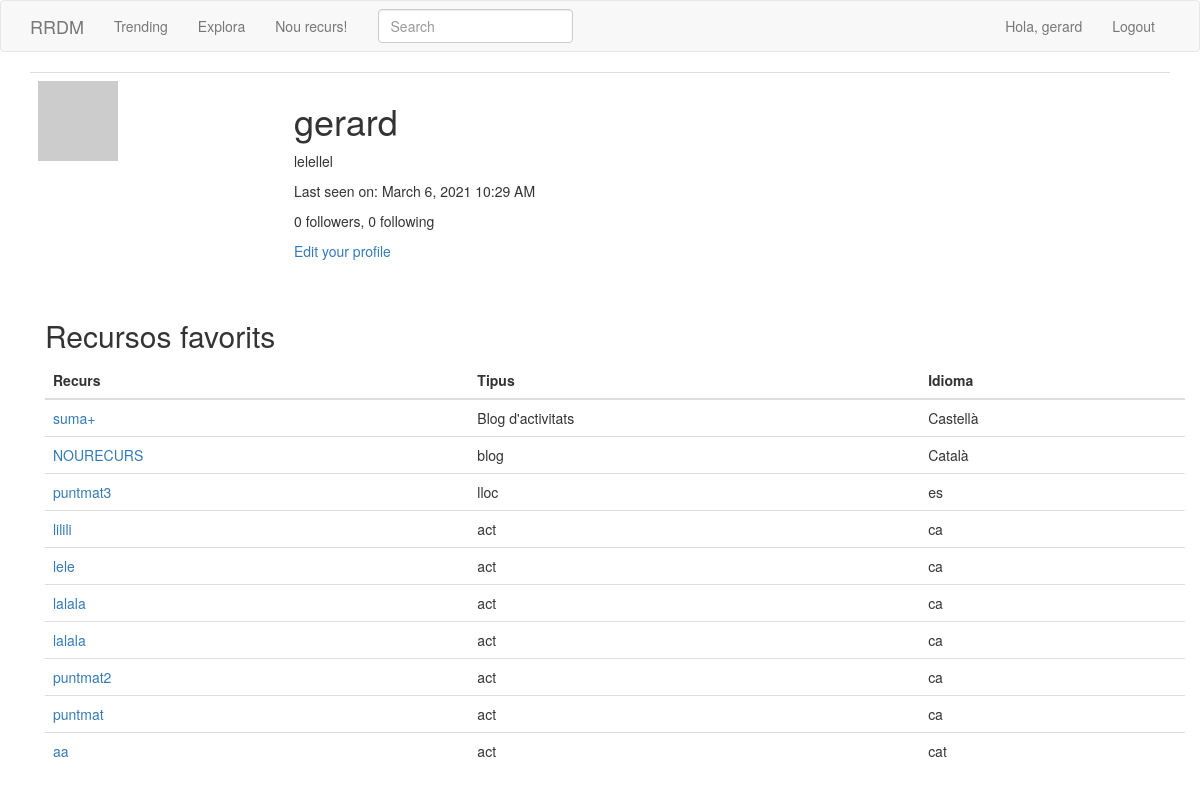
Before: /user/gerard (signed in) with the older database file.
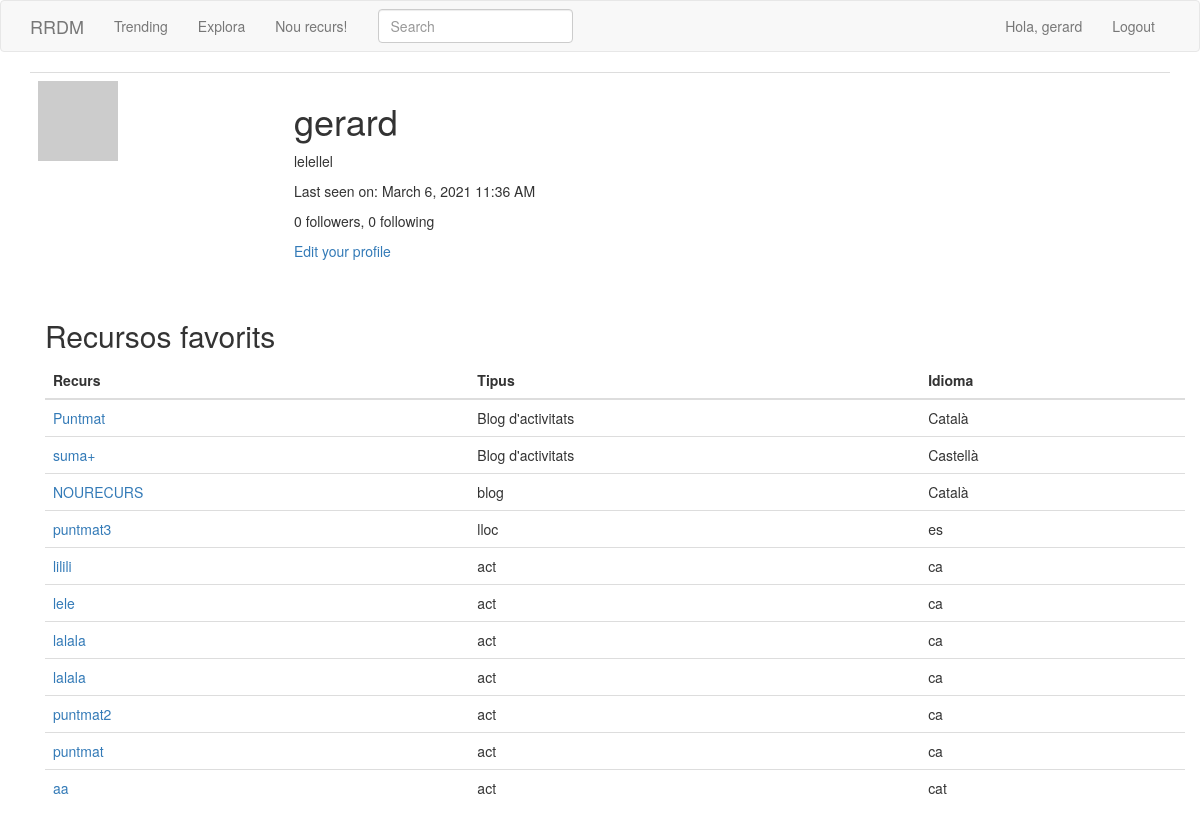
After: the same page with the newer database file.
### app/models.py (models this page shows, shortened)
class User(UserMixin, db.Model):
    id = db.Column(db.Integer, primary_key=True)
    username = db.Column(db.String(64), index=True, unique=True)
    email = db.Column(db.String(120), index=True, unique=True)
    password_hash = db.Column(db.String(128))
    resources = db.relationship('Resource', backref='author', lazy='dynamic')
    about_me = db.Column(db.String(140))
    last_seen = db.Column(db.DateTime, default=datetime.utcnow)
    followed = db.relationship(
        'User', secondary=followers,
        primaryjoin=(followers.c.follower_id == id),
        secondaryjoin=(followers.c.followed_id == id),
        backref=db.backref('followers', lazy='dynamic'), lazy='dynamic')
    def avatar(self, size):
        digest = md5(self.email.lower().encode('utf-8')).hexdigest()
        return 'https://www.gravatar.com/avatar/{}?d=identicon&s={}'.format(
            digest, size)

class SearchableMixin(object):
    @classmethod
    def before_commit(cls, session):
        session._changes = {
            'add': list(session.new),
            'update': list(session.dirty),
            'delete': list(session.deleted)
        }
    @classmethod
    def after_commit(cls, session):
        for obj in session._changes['add']:
            if isinstance(obj, SearchableMixin):
                add_to_index(obj.__tablename__, obj)
        for obj in session._changes['update']:
            if isinstance(obj, SearchableMixin):
                add_to_index(obj.__tablename__, obj)
        for obj in session._changes['delete']:
            if isinstance(obj, SearchableMixin):
                remove_from_index(obj.__tablename__, obj)
        session._changes = None

class Resource(SearchableMixin, db.Model):
    __searchable__ = ['descripcio', 'nom', 'user_id', 'idioma', 'tipus']
    id = db.Column(db.Integer, primary_key=True)
    nom = db.Column(db.String(50))
    tipus = db.Column(db.String(50))
    idioma = db.Column(db.String(50))
    descripcio = db.Column(db.String(140))
    link = db.Column(db.String(140))
    user_id = db.Column(db.Integer, db.ForeignKey('user.id'))
    timestamp = db.Column(db.DateTime, index=True, default=datetime.utcnow)

### app/main/routes.py (the view)
@bp.route('/user/<username>')
@login_required
def user(username):
    user = User.query.filter_by(username=username).first_or_404()
    page = request.args.get('page', 1, type=int)
    resources = user.resources.order_by(Resource.timestamp.desc()).paginate(
        page, current_app.config['POSTS_PER_PAGE'], False)
    next_url = url_for('main.user', username=user.username,
                       page=resources.next_num) if resources.has_next else None
    prev_url = url_for('main.user', username=user.username,
                       page=resources.prev_num) if resources.has_prev else None
    form = EmptyForm()
    return render_template('user.html', user=user, resources=resources.items,
                           next_url=next_url, prev_url=prev_url, form=form)

### app/main/forms.py
class SearchForm(FlaskForm):
    q = StringField(_l('Search'), validators=[DataRequired()])
    def __init__(self, *args, **kwargs):
        if 'formdata' not in kwargs:
            kwargs['formdata'] = request.args
        if 'csrf_enabled' not in kwargs:
            kwargs['csrf_enabled'] = False
        super(SearchForm, self).__init__(*args, **kwargs)

class EmptyForm(FlaskForm):
    submit = SubmitField('Submit')

### app/main/routes.py (called while the page is built)
@bp.before_app_request
def before_request():
    if current_user.is_authenticated:
        current_user.last_seen = datetime.utcnow()
        db.session.commit()
        g.search_form = SearchForm()
    g.locale = str(get_locale())

### app/models.py (called while the page is built)
@login.user_loader
def load_user(id):
    return User.query.get(int(id))

### app/templates/user.html (shortened to what this page needs)
{% extends "base.html" %}
{% block app_content %}
    <table class="table table-hover">
        <tr>
            <td width="256px"><img src="{{ user.avatar(256) }}"></td>
            <td>
                <h1>{{ user.username }}</h1>
                {% if user.about_me %}<p>{{ user.about_me }}</p>{% endif %}
                {% if user.last_seen %}
                <p>{{ _('Last seen on') }}: {{ moment(user.last_seen).format('LLL') }}</p>
                {% endif %}
                <p>{{ _('%(count)d followers', count=user.followers.count()) }}, {{ _('%(count)d following', count=user.followed.count()) }}</p>
                {% if user == current_user %}
                <p><a href="{{ url_for('main.edit_profile') }}">{{ _('Edit your profile') }}</a></p>
                {% endif %}
            </td>
        </tr>
    </table>
    <div class="container">
    <h2>Recursos favorits</h2>
    <table class="table table-hover">
        <thead>
        <tr>
            <th>Recurs</th>
            <th>Tipus</th>
            <th>Idioma</th>
        </tr>
        </thead>
        <tbody>
        {% for recurs in resources %}
        {% include '_recurs.html' %}
        {% endfor %}
        </tbody>
    </table>
    </div>
{% endblock %}

### app/templates/base.html (shortened to what this page needs)
{% extends 'bootstrap/base.html' %}
{% block navbar %}
    <nav class="navbar navbar-default">
        <div class="container">
            <div class="navbar-header">
                <a class="navbar-brand" href="{{ url_for('main.index') }}">RRDM</a>
            </div>
            <div class="collapse navbar-collapse" id="bs-example-navbar-collapse-1">
                <ul class="nav navbar-nav">
                    <li><a href="{{ url_for('main.index') }}">{{ _('Trending') }}</a></li>
                    <li><a href="{{ url_for('main.explore') }}">{{ _('Explora') }}</a></li>
                    <li><a href="{{ url_for('main.add') }}">{{ _('Nou recurs!') }}</a></li>
                </ul>
                {% if g.search_form %}
                <form class="navbar-form navbar-left" method="get" action="{{ url_for('main.search') }}">
                    <div class="form-group">
                        {{ g.search_form.q(size=20, class='form-control', placeholder=g.search_form.q.label.text) }}
                    </div>
                </form>
                {% endif %}
                <ul class="nav navbar-nav navbar-right">
                    {% if current_user.is_anonymous %}
                    <li><a href="{{ url_for('auth.login') }}">{{ _('Login') }}</a></li>
                    {% else %}
                    <li><a href="{{ url_for('main.user', username=current_user.username) }}">Hola, {{ current_user.username }}</a></li>
                    <li><a href="{{ url_for('auth.logout') }}">{{ _('Logout') }}</a></li>
                    {% endif %}
                </ul>
            </div>
        </div>
    </nav>
{% endblock %}
{% block content %}
    <div class="container">
        {% block app_content %}{% endblock %}
    </div>
{% endblock %}

### app/templates/_recurs.html
<tr>
    <td><a href="{{ recurs.link }}">{{ recurs.nom }}</a></td>
    <td>{{ recurs.tipus }}</td>
    <td>{{ recurs.idioma }}</td>
</tr>

Changed rows visible on the page:
changed User "gerard": last_seen "March 6, 2021 10:29 AM" → "March 6, 2021 11:36 AM"
added Resource: nom "Puntmat", tipus "Blog d'activitats", idioma "Català"
